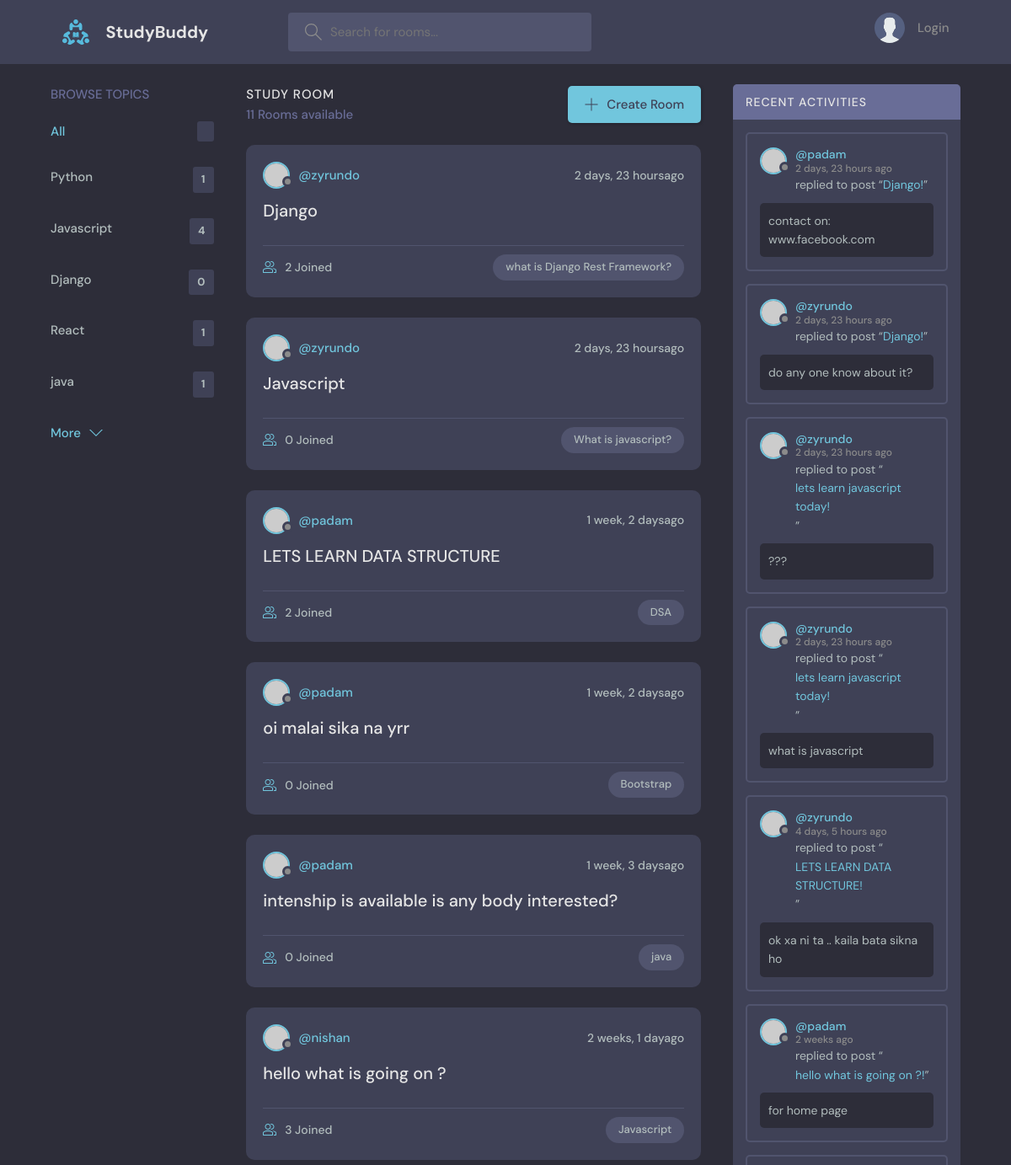
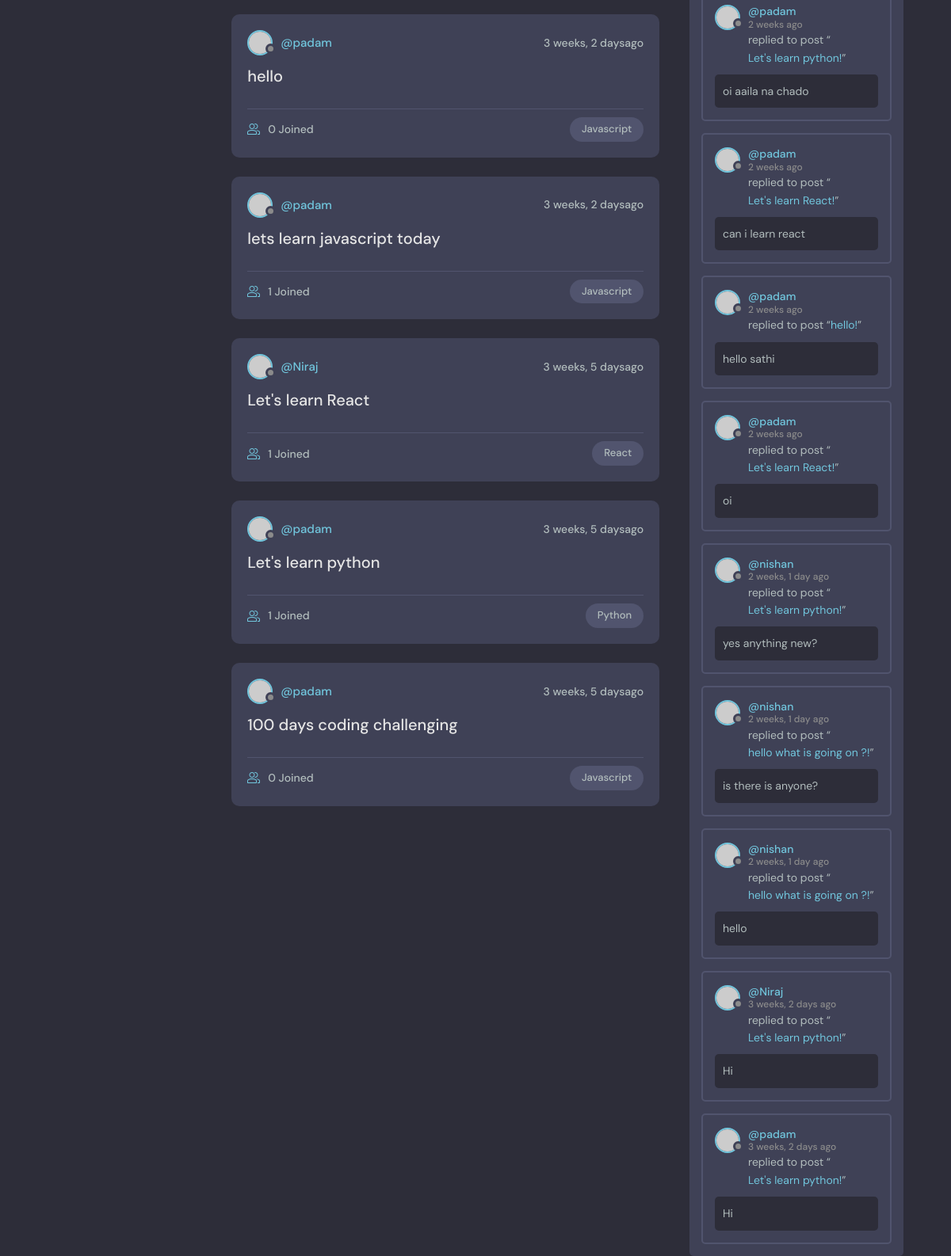
The page / on the database its author committed (2 pictures, top to bottom).
### base/models.py (models this page shows, shortened)
class Topic(models.Model):
    name = models.CharField(max_length=200)

class Room(models.Model):
    host = models.ForeignKey(User,on_delete = models.SET_NULL,null = True)
    topic = models.ForeignKey(Topic,on_delete = models.SET_NULL,null = True)
    name = models.CharField(max_length=200)
    description = models.TextField(null= True,blank = True) #null= true or black= true -- means it cannot be null and black
    participants = models.ManyToManyField(User,related_name='participants' ,blank=True)
    updated = models.DateTimeField(auto_now = True)#it take timestamp everytime whenever updated
    created = models.DateTimeField(auto_now_add = True) #it takes timestapm at the beginning only
    class Meta:
        ordering = ['-updated','-created'] # (-) will make the ordering of lettest item at beginning
    def __str__(self):
        return self.name

class Message(models.Model):
    user = models.ForeignKey(User,on_delete = models.CASCADE)
    room = models.ForeignKey(Room,on_delete=models.CASCADE) #0n_delete= models.CASCADE =>means all the child messages will be deleted
    body= models.TextField()
    updated = models.DateField(auto_now = True)
    created = models.DateTimeField(auto_now_add = True)
    class Meta:
        ordering = ['-updated','-created']

### base/views.py (the view)
# urls.py: path('',views.home,name="home"),
def home(request):
    q = request.GET.get('q') if request.GET.get('q') != None else ''
    rooms = Room.objects.filter(
        Q(topic__name__icontains = q) |
        Q(name__icontains = q) |
        Q(description__icontains = q)
        )
    rooms_count = rooms.count()
    topics = Topic.objects.all()[0:5]
    room_messages = Message.objects.filter(Q(room__topic__name__icontains = q))
    context = {
        'rooms':rooms,
        'topic':topics,
        'room_count':rooms_count,
        'room_message':room_messages
               }
    return render(request,'base/home.html',context)

### base/templates/base/home.html (shortened to what this page needs)
    {% extends 'main.html' %}
    {% block content %}
    <main class="layout layout--3">
      <div class="container">
        {% include 'base/topics_components.html' %}
        <div class="roomList">
          <div class="roomList__header">
            <div>
              <h2>Study Room</h2>
              <p>{{room_count}} Rooms available</p>
            </div>
            <a class="btn btn--main" href="{% url 'create-room' %}">
              <svg version="1.1" xmlns="http://www.w3.org/2000/svg" width="32" height="32" viewBox="0 0 32 32">
                <title>add</title>
                <path
                  d="M16.943 0.943h-1.885v14.115h-14.115v1.885h14.115v14.115h1.885v-14.115h14.115v-1.885h-14.115v-14.115z"
                ></path>
              </svg>
              Create Room
            </a>
          </div>
         {% include 'base/feed_components.html' %}
        </div>
        {% include 'base/activity_components.html' %}
      </div>
    </main>
{% endblock content %}

### base/templates/base/topics_components.html
<div class="topics">
    <div class="topics__header">
      <h2>Browse Topics</h2>
    </div>
    <ul class="topics__list">
      <li>
        <a href="{% url 'home' %}" class="active">All <span>{{topics.count}}</span></a>
      </li>
      {% for topics in topic %}
      <li>
        <a href="{% url 'home' %}?q={{topics.name}}">{{topics.name}} <span>{{topics.room_set.all.count}}</span></a>
      </li>
      {% endfor %}
    </ul>
    <a class="btn btn--link" href="{% url 'topicPage' %}">
      More
      <svg version="1.1" xmlns="http://www.w3.org/2000/svg" width="32" height="32" viewBox="0 0 32 32">
        <title>chevron-down</title>
        <path d="M16 21l-13-13h-3l16 16 16-16h-3l-13 13z"></path>
      </svg>
    </a>
  </div>

### base/templates/base/feed_components.html (shortened to what this page needs)
{% for i in rooms %}
<div class="roomListRoom">
    <div class="roomListRoom__header">
      <a href="{% url 'userProfile' i.host.id %}" class="roomListRoom__author">
        <div class="avatar avatar--small">
          <img src="https://randomuser.me/api/portraits/women/11.jpg" />
        </div>
        <span>@{{i.host.username}}</span>
      </a>
      <div class="roomListRoom__actions">
        <span>{{i.created |timesince}}ago</span>
      </div>
    </div>
    <div class="roomListRoom__content">
      <a href="{%  url 'room' i.id %}">{{i.name}}</a>
    </div>
    <div class="roomListRoom__meta">
      <a href="{%  url 'room' i.id %}" class="roomListRoom__joined">
        {{i.participants.all.count}} Joined
      </a>
      <p class="roomListRoom__topic">{{i.topic.name}}</p>
    </div>
  </div>
{% endfor %}

### base/templates/base/activity_components.html (shortened to what this page needs)
<div class="activities">
    <div class="activities__header">
      <h2>Recent Activities</h2>
    </div>
    {% for message in room_message %}
    <div class="activities__box">
      <div class="activities__boxHeader roomListRoom__header">
        <a href=" {% url 'userProfile' message.user.id %}" class="roomListRoom__author">
          <div class="avatar avatar--small">
            <img src="https://randomuser.me/api/portraits/women/11.jpg" />
          </div>
          <p>
            @{{message.user}}
            <span>{{message.created|timesince}} ago</span>
          </p>
        </a>
      </div>
      <div class="activities__boxContent">
        <p>replied to post “<a href="{% url 'room' message.room.id %}">{{message.room}}!</a>”</p>
        <div class="activities__boxRoomContent">
         {{message.body}}
        </div>
      </div>
    </div>
    {% endfor %}
  </div>

### rows shown on the page
Topic: name "Python", room_set.all.count "1"
Topic: name "Javascript", room_set.all.count "4"
Topic: name "Django", room_set.all.count "0"
Topic: name "React", room_set.all.count "1"
Topic: name "java", room_set.all.count "1"
Room: host.username "zyrundo", created "2 days, 23 hours", name "Django", participants.all.count "2", topic.name "what is Django Rest Framework?"
Room: host.username "zyrundo", created "2 days, 23 hours", name "Javascript", participants.all.count "0", topic.name "What is javascript?"
Room: host.username "padam", created "1 week, 2 days", name "LETS LEARN DATA STRUCTURE", participants.all.count "2", topic.name "DSA"
Room: host.username "padam", created "1 week, 2 days", name "oi malai sika na yrr", participants.all.count "0", topic.name "Bootstrap"
Room: host.username "padam", created "1 week, 3 days", name "intenship is available is any body interested?", participants.all.count "0", topic.name "java"
Room: host.username "nishan", created "2 weeks, 1 day", name "hello what is going on ?", participants.all.count "3", topic.name "Javascript"
Room: host.username "padam", created "3 weeks, 2 days", name "hello", participants.all.count "0", topic.name "Javascript"
Room: host.username "padam", created "3 weeks, 2 days", name "lets learn javascript today", participants.all.count "1", topic.name "Javascript"
Room: host.username "Niraj", created "3 weeks, 5 days", name "Let's learn React", participants.all.count "1", topic.name "React"
Room: host.username "padam", created "3 weeks, 5 days", name "Let's learn python", participants.all.count "1", topic.name "Python"
Room: host.username "padam", created "3 weeks, 5 days", name "100 days coding challenging", participants.all.count "0", topic.name "Javascript"
Message: user "padam", created "2 days, 23 hours", room "Django", body "contact on: www.facebook.com"
Message: user "zyrundo", created "2 days, 23 hours", room "Django", body "do any one know about it?"
Message: user "zyrundo", created "2 days, 23 hours", room "lets learn javascript today", body "???"
Message: user "zyrundo", created "2 days, 23 hours", room "lets learn javascript today", body "what is javascript"
Message: user "zyrundo", created "4 days, 5 hours", room "LETS LEARN DATA STRUCTURE", body "ok xa ni ta .. kaila bata sikna ho"
Message: user "padam", created "2 weeks", room "hello what is going on ?", body "for home page"
Message: user "padam", created "2 weeks", room "Let's learn python", body "oi aaila na chado"
Message: user "padam", created "2 weeks", room "Let's learn React", body "can i learn react"
Message: user "padam", created "2 weeks", room "hello", body "hello sathi"
Message: user "padam", created "2 weeks", room "Let's learn React", body "oi"
Message: user "nishan", created "2 weeks, 1 day", room "Let's learn python", body "yes anything new?"
Message: user "nishan", created "2 weeks, 1 day", room "hello what is going on ?", body "is there is anyone?"
Message: user "nishan", created "2 weeks, 1 day", room "hello what is going on ?", body "hello"
Message: user "Niraj", created "3 weeks, 2 days", room "Let's learn python", body "Hi"
Message: user "padam", created "3 weeks, 2 days", room "Let's learn python", body "Hi"

### other values the page prints
{{ room_count }} "11"
